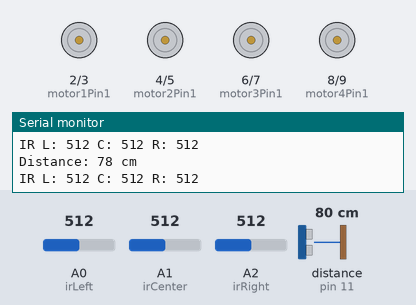
Simulated run of this sketch. Board: Arduino Uno, built with avr-gcc and run on an emulated ATmega328P. Shown: motor-driver pin pairs drawn as motors (green arrow = first pin HIGH = forward, orange = second pin HIGH = backward, longer = more drive), the last lines printed to the serial monitor. Wiring (inferred from the names in the program): ultrasonic range finder: trigger pin 10; echo pin 11. Inputs (shaded band) come from the test bench; at power-on: distance to the obstacle (sensor on pin 11) 80 cm, A0 (irLeft) = 512, A1 (irCenter) = 512, A2 (irRight) = 512. The echo pulse lasts 58.3 µs per cm.

Above: at 1.2 s.
1.3 s: distance to the obstacle (sensor on pin 11) set to 23 cm
4.3 s: distance to the obstacle (sensor on pin 11) set to 19 cm
At 5.0 s:
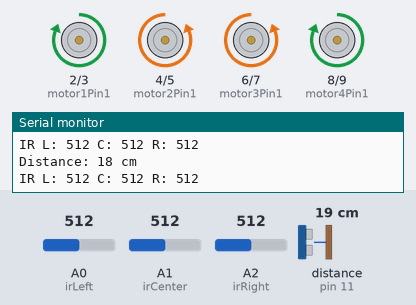
7.3 s: distance to the obstacle (sensor on pin 11) set to 60 cm
At 7.7 s:
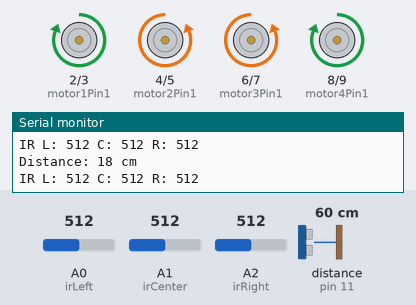
8.8 s: A0 (irLeft) set to 490
At 9.9 s:
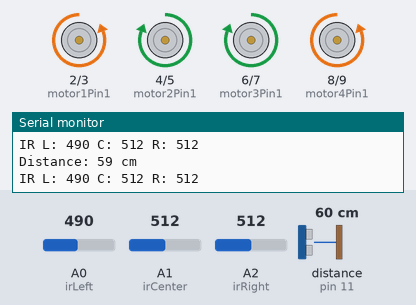
10.3 s: A1 (irCenter) set to 486
At 11.2 s:
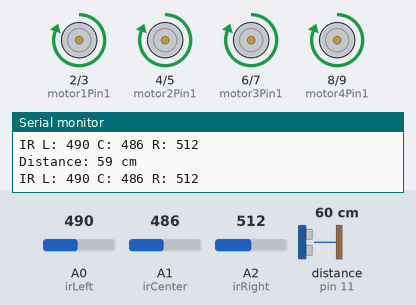
11.8 s: A1 (irCenter) set to 510
At 12.8 s:
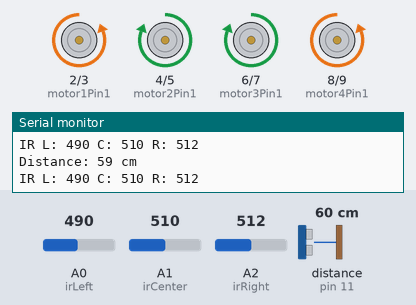
Timing chart, 0 to 14.3 s (numbered marks = the images above; inputs shaded):
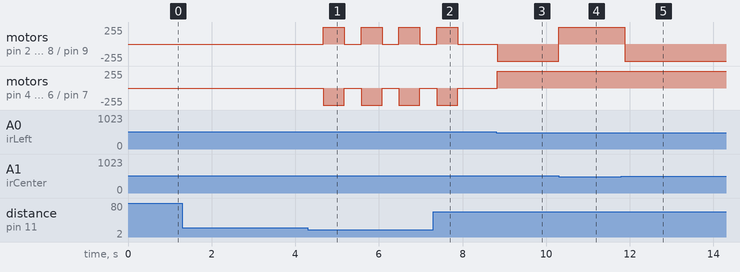

Measured:
- the behaviour switches between 21 and 20 cm on distance to the obstacle (sensor on pin 11) (found by bisection; images 0 and 1)
- the behaviour switches between 500 and 499 on A0 (irLeft) (found by bisection; images 2 and 3)
- the behaviour switches between 500 and 499 on A1 (irCenter) (found by bisection; images 3 and 4)
- after the input at 4.3 s, motor on pin 2 (motor1Pin1) / pin 3 (motor1Pin2): alternates forward 255/255 for 0.50 s and stopped for 0.40 s, starting after 0.37 s; motor on pin 4 (motor2Pin1) / pin 5 (motor2Pin2): alternates backward 255/255 for 0.50 s and stopped for 0.40 s, starting after 0.37 s
- after the input at 7.3 s, motor on pin 2 (motor1Pin1) / pin 3 (motor1Pin2), motor on pin 4 (motor2Pin1) / pin 5 (motor2Pin2), motor on pin 6 (motor3Pin1) / pin 7 (motor3Pin2), motor on pin 8 (motor4Pin1) / pin 9 (motor4Pin2): goes on until 7.9 s, then stays stopped
- after the input at 8.8 s, motor on pin 2 (motor1Pin1) / pin 3 (motor1Pin2), motor on pin 8 (motor4Pin1) / pin 9 (motor4Pin2): stopped → backward 255/255 at once; motor on pin 4 (motor2Pin1) / pin 5 (motor2Pin2), motor on pin 6 (motor3Pin1) / pin 7 (motor3Pin2): stopped → forward 255/255 at once
- after the input at 10.3 s, motor on pin 2 (motor1Pin1) / pin 3 (motor1Pin2), motor on pin 8 (motor4Pin1) / pin 9 (motor4Pin2): backward 255/255 → forward 255/255 at once
- after the input at 11.8 s, motor on pin 2 (motor1Pin1) / pin 3 (motor1Pin2), motor on pin 8 (motor4Pin1) / pin 9 (motor4Pin2): forward 255/255 → backward 255/255 after 0.08 s

The sketch:

SimpleArduinoCar.ino
```cpp
// Motor Driver Pins
int motor1Pin1 = 2;
int motor1Pin2 = 3;
int motor2Pin1 = 4;
int motor2Pin2 = 5;
int motor3Pin1 = 6;
int motor3Pin2 = 7;
int motor4Pin1 = 8;
int motor4Pin2 = 9;

// Ultrasonic Sensor Pins
const int trigPin = 10;
const int echoPin = 11;

// IR Sensors
const int irLeft = A0;
const int irCenter = A1;
const int irRight = A2;

// Distance threshold in cm
const int obstacleDistance = 20;

void setup() {
  // Set motor pins as output
  pinMode(motor1Pin1, OUTPUT);
  pinMode(motor1Pin2, OUTPUT);
  pinMode(motor2Pin1, OUTPUT);
  pinMode(motor2Pin2, OUTPUT);
  pinMode(motor3Pin1, OUTPUT);
  pinMode(motor3Pin2, OUTPUT);
  pinMode(motor4Pin1, OUTPUT);
  pinMode(motor4Pin2, OUTPUT);

  // Set ultrasonic sensor pins
  pinMode(trigPin, OUTPUT);
  pinMode(echoPin, INPUT);

  // IR sensor pins (analog input by default)

  Serial.begin(9600); // Debugging
}

void loop() {
  long distance = getDistance();
  int leftIR = analogRead(irLeft);
  int centerIR = analogRead(irCenter);
  int rightIR = analogRead(irRight);

  Serial.print("Distance: "); Serial.print(distance); Serial.println(" cm");
  Serial.print("IR L: "); Serial.print(leftIR);
  Serial.print(" C: "); Serial.print(centerIR);
  Serial.print(" R: "); Serial.println(rightIR);

  // Check for obstacle
  if (distance > 0 && distance < obstacleDistance) {
    stopMotors();
    delay(300);
    turnRight();  // Avoid obstacle
    delay(500);
    stopMotors();
  }
  else {
    // IR navigation logic
    if (centerIR < 500) {
      moveForward(); // Line detected in center
    } else if (leftIR < 500) {
      turnLeft();  // Adjust left
    } else if (rightIR < 500) {
      turnRight(); // Adjust right
    } else {
      stopMotors(); // Lost line or off-track
    }
  }

  delay(100);
}

void moveForward() {
  digitalWrite(motor1Pin1, HIGH); digitalWrite(motor1Pin2, LOW);
  digitalWrite(motor2Pin1, HIGH); digitalWrite(motor2Pin2, LOW);
  digitalWrite(motor3Pin1, HIGH); digitalWrite(motor3Pin2, LOW);
  digitalWrite(motor4Pin1, HIGH); digitalWrite(motor4Pin2, LOW);
}

void moveBackward() {
  digitalWrite(motor1Pin1, LOW); digitalWrite(motor1Pin2, HIGH);
  digitalWrite(motor2Pin1, LOW); digitalWrite(motor2Pin2, HIGH);
  digitalWrite(motor3Pin1, LOW); digitalWrite(motor3Pin2, HIGH);
  digitalWrite(motor4Pin1, LOW); digitalWrite(motor4Pin2, HIGH);
}

void turnLeft() {
  digitalWrite(motor1Pin1, LOW); digitalWrite(motor1Pin2, HIGH);
  digitalWrite(motor2Pin1, HIGH); digitalWrite(motor2Pin2, LOW);
  digitalWrite(motor3Pin1, HIGH); digitalWrite(motor3Pin2, LOW);
  digitalWrite(motor4Pin1, LOW); digitalWrite(motor4Pin2, HIGH);
}

void turnRight() {
  digitalWrite(motor1Pin1, HIGH); digitalWrite(motor1Pin2, LOW);
  digitalWrite(motor2Pin1, LOW); digitalWrite(motor2Pin2, HIGH);
  digitalWrite(motor3Pin1, LOW); digitalWrite(motor3Pin2, HIGH);
  digitalWrite(motor4Pin1, HIGH); digitalWrite(motor4Pin2, LOW);
}

void stopMotors() {
  digitalWrite(motor1Pin1, LOW); digitalWrite(motor1Pin2, LOW);
  digitalWrite(motor2Pin1, LOW); digitalWrite(motor2Pin2, LOW);
  digitalWrite(motor3Pin1, LOW); digitalWrite(motor3Pin2, LOW);
  digitalWrite(motor4Pin1, LOW); digitalWrite(motor4Pin2, LOW);
}

long getDistance() {
  digitalWrite(trigPin, LOW);
  delayMicroseconds(2);
  digitalWrite(trigPin, HIGH);
  delayMicroseconds(10);
  digitalWrite(trigPin, LOW);

  long duration = pulseIn(echoPin, HIGH, 20000); // Timeout at 20ms
  long distance = duration * 0.034 / 2;

  if (distance == 0 || distance > 300) return -1; // Invalid
  return distance;
}
```
